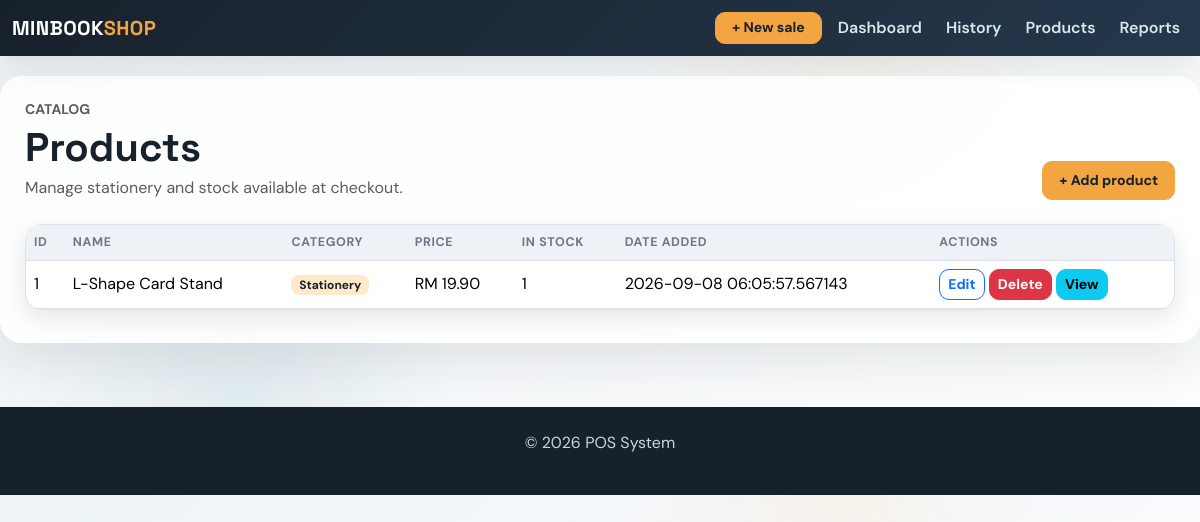
Page /products on the committed database.
### app/models.py (models this page shows, shortened)
class Product(db.Model):
    id = db.Column(db.Integer, primary_key=True)
    name = db.Column(db.String(100), nullable=False)
    price = db.Column(db.Float, nullable=False)
    quantity = db.Column(db.Integer, nullable=False)
    category = db.Column(db.String(30), nullable=False, default='Stationery')
    date_added = db.Column(db.DateTime, default=datetime.utcnow)

### app/routes.py (the view)
@main.route('/products')
def products():
    products_data = Product.query.all()
    return render_template('products.html', products=products_data)

### app/routes.py (called while the page is built)
@main.app_context_processor
def inject_now():
    return {'current_year': datetime.now().year}

### app/templates/products.html (shortened to what this page needs)
{% extends 'base.html' %}
{% block content %}
<div class="d-flex justify-content-between align-items-end mb-4"><div><p class="text-uppercase text-muted small fw-bold mb-1">Catalog</p><h1 class="mb-1">Products</h1><p class="text-muted mb-0">Manage stationery and stock available at checkout.</p></div><a href="{{ url_for('main.add_product') }}" class="btn btn-warning btn-lg">+ Add product</a></div>
    <div class="card"><div class="table-responsive"><table class="table mb-0">
        <thead>
            <tr>
                <th>ID</th>
                <th>Name</th>
                <th>Category</th><th>Price</th><th>In stock</th>
                <th>Date Added</th>
                <th>Actions</th>
            </tr>
        </thead>
        <tbody>
            {% for product in products %}
                <tr>
                    <td>{{ product.id }}</td>
                    <td>{{ product.name }}</td>
                    <td><span class="badge text-bg-light">{{ product.category }}</span></td>
                    <td>RM {{ '{:,.2f}'.format(product.price) }}</td>
                    <td>{{ product.quantity }}</td>
                    <td>{{ product.date_added }}</td>
                    <td>
                        <a href="{{ url_for('main.edit_product', product_id=product.id) }}" class="btn btn-outline-primary btn-sm">Edit</a>
                        <form action="{{ url_for('main.delete_product', product_id=product.id) }}" method="POST" style="display:inline;">
                            <button type="submit" class="btn btn-danger btn-sm" onclick="return confirm('Are you sure you want to delete this product?')">Delete</button>
                        </form>
                        <a href="{{ url_for('main.view_product', product_id=product.id) }}" class="btn btn-info btn-sm">View</a>
                    </td>
                </tr>
            {% endfor %}
        </tbody>
    </table></div></div>
{% endblock %}

### app/templates/base.html (style rules this page uses)
:root { --ink: #17212b; --muted: #6c7885; --paper: #eef3f6; --line: #dce5ed; --brand: #146c94; --brand-dark: #0d506b; --brand-soft: #eaf6f9; --accent: #f2a541; --accent-soft: #ffe9cb; --success: #2d936c; --success-soft: #dff8ee; --danger: #b84b45; --shadow: rgba(23,33,43,.10); --table-head: #eef2f6; }
* { box-sizing: border-box; }
body { padding-top: 76px; background: radial-gradient(circle at 70% 0%, rgba(242,165,65,.08), transparent 22%), radial-gradient(circle at 20% 80%, rgba(20,108,148,.08), transparent 20%), linear-gradient(135deg, var(--paper), #fdfefe); color: var(--ink); font-family: 'DM Sans', sans-serif; }
h1, h2, h3, h4, h5, .navbar-brand { font-family: 'Space Grotesk', sans-serif; font-weight: 700; }
.card { border: 1px solid var(--line); border-radius: 16px; box-shadow: 0 8px 24px var(--shadow); background-color: #fff; }
.btn { border-radius: 10px; font-weight: 700; font-size: .88rem; transition: all .2s ease; }
.btn-warning { background: var(--accent); border-color: var(--accent); color: #17212b; }
.table { --bs-table-bg: transparent; vertical-align: middle; }
.table thead th { color: var(--muted); background: var(--table-head); font-size: .78rem; letter-spacing: .05em; text-transform: uppercase; border-bottom-width: 1px; }
.table tbody tr { transition: background-color .2s ease, transform .2s ease; }
.table-responsive { border-radius: 14px; }
.badge { border-radius: 8px; font-weight: 700; }
.text-bg-light { background: var(--accent-soft) !important; color: var(--ink) !important; }

### rows in the picture
Product: id "1", name "L-Shape Card Stand", category "Stationery", price "19.90", quantity "1", date_added "2026-09-08 06:05:57.567143"
